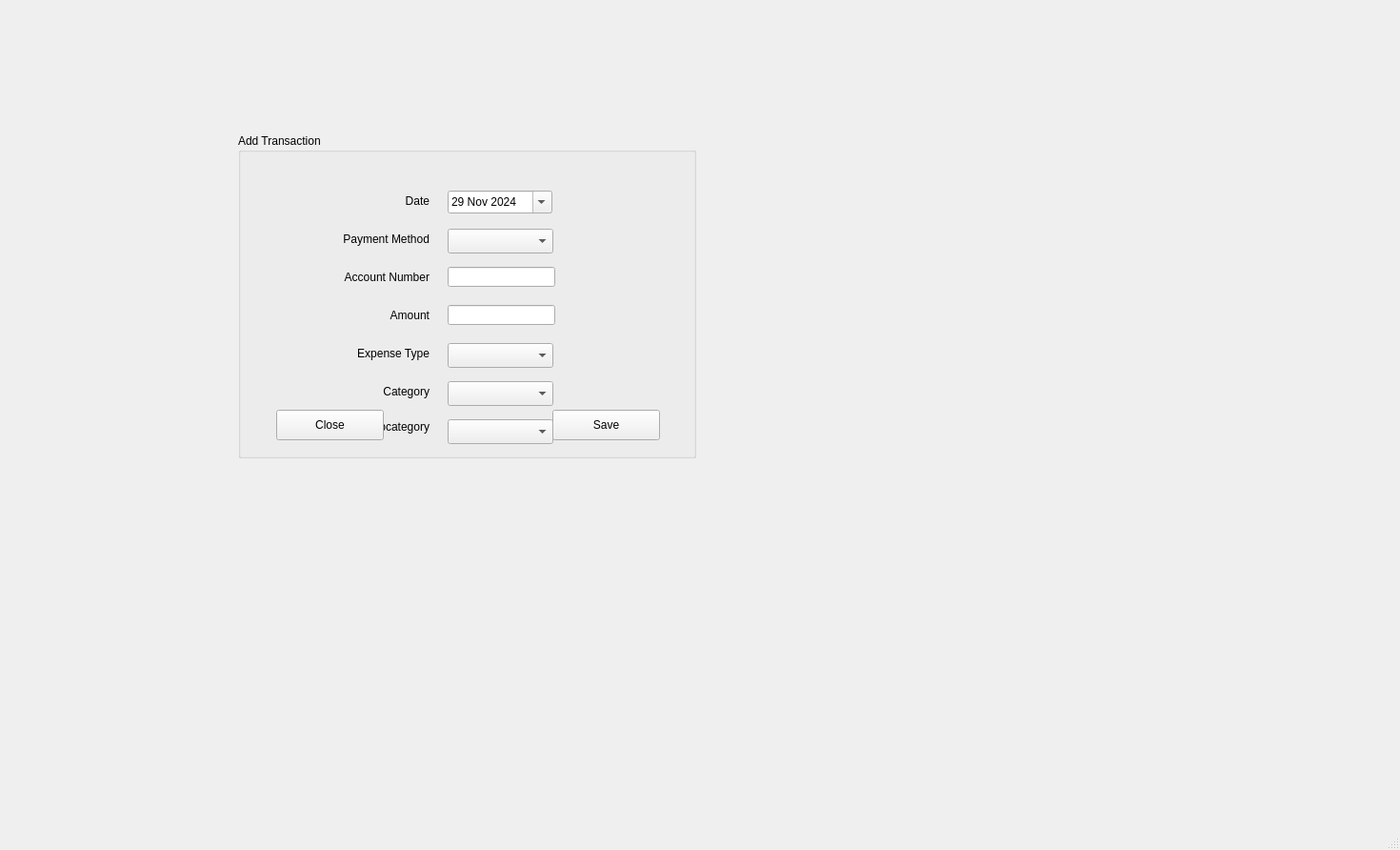
<?xml version="1.0" encoding="UTF-8"?>
<ui version="4.0">
 <class>MainWindow</class>
 <widget class="QMainWindow" name="MainWindow">
  <property name="geometry">
   <rect>
    <x>0</x>
    <y>0</y>
    <width>1470</width>
    <height>892</height>
   </rect>
  </property>
  <property name="windowTitle">
   <string>MainWindow</string>
  </property>
  <widget class="QWidget" name="centralwidget">
   <widget class="QGroupBox" name="groupBox">
    <property name="geometry">
     <rect>
      <x>250</x>
      <y>140</y>
      <width>481</width>
      <height>341</height>
     </rect>
    </property>
    <property name="title">
     <string>Add Transaction</string>
    </property>
    <widget class="QLabel" name="label">
     <property name="geometry">
      <rect>
       <x>80</x>
       <y>60</y>
       <width>121</width>
       <height>21</height>
      </rect>
     </property>
     <property name="text">
      <string>Date</string>
     </property>
     <property name="alignment">
      <set>Qt::AlignRight|Qt::AlignTrailing|Qt::AlignVCenter</set>
     </property>
    </widget>
    <widget class="QDateEdit" name="date_input">
     <property name="geometry">
      <rect>
       <x>220</x>
       <y>60</y>
       <width>110</width>
       <height>24</height>
      </rect>
     </property>
     <property name="calendarPopup">
      <bool>true</bool>
     </property>
     <property name="date">
      <date>
       <year>2024</year>
       <month>11</month>
       <day>29</day>
      </date>
     </property>
    </widget>
    <widget class="QLabel" name="label_2">
     <property name="geometry">
      <rect>
       <x>80</x>
       <y>100</y>
       <width>121</width>
       <height>21</height>
      </rect>
     </property>
     <property name="text">
      <string>Payment Method</string>
     </property>
     <property name="alignment">
      <set>Qt::AlignRight|Qt::AlignTrailing|Qt::AlignVCenter</set>
     </property>
    </widget>
    <widget class="QLabel" name="label_3">
     <property name="geometry">
      <rect>
       <x>80</x>
       <y>140</y>
       <width>121</width>
       <height>21</height>
      </rect>
     </property>
     <property name="text">
      <string>Account Number</string>
     </property>
     <property name="alignment">
      <set>Qt::AlignRight|Qt::AlignTrailing|Qt::AlignVCenter</set>
     </property>
    </widget>
    <widget class="QLabel" name="label_4">
     <property name="geometry">
      <rect>
       <x>80</x>
       <y>180</y>
       <width>121</width>
       <height>21</height>
      </rect>
     </property>
     <property name="text">
      <string>Amount</string>
     </property>
     <property name="alignment">
      <set>Qt::AlignRight|Qt::AlignTrailing|Qt::AlignVCenter</set>
     </property>
    </widget>
    <widget class="QLineEdit" name="amount_input">
     <property name="geometry">
      <rect>
       <x>220</x>
       <y>180</y>
       <width>113</width>
       <height>21</height>
      </rect>
     </property>
    </widget>
    <widget class="QLabel" name="label_5">
     <property name="geometry">
      <rect>
       <x>80</x>
       <y>220</y>
       <width>121</width>
       <height>21</height>
      </rect>
     </property>
     <property name="text">
      <string>Expense Type</string>
     </property>
     <property name="alignment">
      <set>Qt::AlignRight|Qt::AlignTrailing|Qt::AlignVCenter</set>
     </property>
    </widget>
    <widget class="QComboBox" name="expense_type_input">
     <property name="geometry">
      <rect>
       <x>220</x>
       <y>220</y>
       <width>111</width>
       <height>26</height>
      </rect>
     </property>
    </widget>
    <widget class="QComboBox" name="category_input">
     <property name="geometry">
      <rect>
       <x>220</x>
       <y>260</y>
       <width>111</width>
       <height>26</height>
      </rect>
     </property>
    </widget>
    <widget class="QLabel" name="label_6">
     <property name="geometry">
      <rect>
       <x>80</x>
       <y>260</y>
       <width>121</width>
       <height>21</height>
      </rect>
     </property>
     <property name="text">
      <string>Category</string>
     </property>
     <property name="alignment">
      <set>Qt::AlignRight|Qt::AlignTrailing|Qt::AlignVCenter</set>
     </property>
    </widget>
    <widget class="QLabel" name="label_7">
     <property name="geometry">
      <rect>
       <x>80</x>
       <y>300</y>
       <width>121</width>
       <height>16</height>
      </rect>
     </property>
     <property name="text">
      <string>Subcategory</string>
     </property>
     <property name="alignment">
      <set>Qt::AlignRight|Qt::AlignTrailing|Qt::AlignVCenter</set>
     </property>
    </widget>
    <widget class="QComboBox" name="payment_method_input">
     <property name="geometry">
      <rect>
       <x>220</x>
       <y>100</y>
       <width>111</width>
       <height>26</height>
      </rect>
     </property>
    </widget>
    <widget class="QComboBox" name="sub_category_input">
     <property name="geometry">
      <rect>
       <x>220</x>
       <y>300</y>
       <width>111</width>
       <height>26</height>
      </rect>
     </property>
    </widget>
    <widget class="QLineEdit" name="account_number_input">
     <property name="geometry">
      <rect>
       <x>220</x>
       <y>140</y>
       <width>113</width>
       <height>21</height>
      </rect>
     </property>
    </widget>
    <widget class="QPushButton" name="save_button">
     <property name="geometry">
      <rect>
       <x>330</x>
       <y>290</y>
       <width>113</width>
       <height>32</height>
      </rect>
     </property>
     <property name="text">
      <string>Save</string>
     </property>
    </widget>
    <widget class="QPushButton" name="close_button">
     <property name="geometry">
      <rect>
       <x>40</x>
       <y>290</y>
       <width>113</width>
       <height>32</height>
      </rect>
     </property>
     <property name="text">
      <string>Close</string>
     </property>
    </widget>
   </widget>
  </widget>
  <widget class="QMenuBar" name="menubar">
   <property name="geometry">
    <rect>
     <x>0</x>
     <y>0</y>
     <width>1470</width>
     <height>18</height>
    </rect>
   </property>
  </widget>
  <widget class="QStatusBar" name="statusbar"/>
 </widget>
 <resources/>
 <connections/>
</ui>
